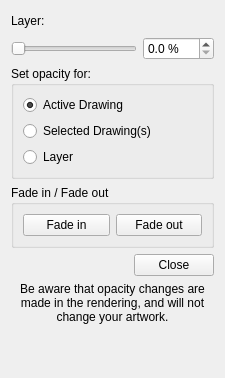
<?xml version="1.0" encoding="UTF-8"?>
<ui version="4.0">
 <class>LayerOpacityDialog</class>
 <widget class="QDialog" name="LayerOpacityDialog">
  <property name="geometry">
   <rect>
    <x>0</x>
    <y>0</y>
    <width>225</width>
    <height>378</height>
   </rect>
  </property>
  <property name="windowTitle">
   <string>Layer / Drawing Opacity</string>
  </property>
  <layout class="QVBoxLayout" name="verticalLayout_2">
   <item>
    <layout class="QHBoxLayout" name="horizontalLayout_4">
     <item>
      <widget class="QLabel" name="labLayerInfo">
       <property name="text">
        <string>Layer: </string>
       </property>
      </widget>
     </item>
     <item>
      <spacer name="horizontalSpacer_3">
       <property name="orientation">
        <enum>Qt::Horizontal</enum>
       </property>
       <property name="sizeHint" stdset="0">
        <size>
         <width>40</width>
         <height>20</height>
        </size>
       </property>
      </spacer>
     </item>
    </layout>
   </item>
   <item>
    <layout class="QHBoxLayout" name="hLayoutSlider">
     <item>
      <widget class="QSlider" name="chooseOpacitySlider">
       <property name="toolTip">
        <string>% transparency</string>
       </property>
       <property name="minimum">
        <number>0</number>
       </property>
       <property name="maximum">
        <number>500</number>
       </property>
       <property name="value">
        <number>0</number>
       </property>
       <property name="orientation">
        <enum>Qt::Horizontal</enum>
       </property>
      </widget>
     </item>
     <item>
      <widget class="QDoubleSpinBox" name="chooseOpacitySpinBox">
       <property name="toolTip">
        <string>% transparency</string>
       </property>
       <property name="suffix">
        <string> %</string>
       </property>
       <property name="decimals">
        <number>1</number>
       </property>
       <property name="singleStep">
        <double>0.200000000000000</double>
       </property>
      </widget>
     </item>
    </layout>
   </item>
   <item>
    <widget class="QGroupBox" name="groupBoxOpacity">
     <property name="title">
      <string>Set opacity for:</string>
     </property>
     <layout class="QVBoxLayout" name="verticalLayout">
      <item>
       <widget class="QRadioButton" name="rbActiveKeyframe">
        <property name="text">
         <string>Active Drawing</string>
        </property>
        <property name="checked">
         <bool>true</bool>
        </property>
       </widget>
      </item>
      <item>
       <widget class="QRadioButton" name="rbSelectedKeyframes">
        <property name="text">
         <string>Selected Drawing(s)</string>
        </property>
       </widget>
      </item>
      <item>
       <widget class="QRadioButton" name="rbActiveLayer">
        <property name="text">
         <string>Layer</string>
        </property>
       </widget>
      </item>
     </layout>
    </widget>
   </item>
   <item>
    <widget class="QGroupBox" name="groupBoxFade">
     <property name="title">
      <string>Fade in / Fade out</string>
     </property>
     <layout class="QHBoxLayout" name="horizontalLayout_3">
      <item>
       <widget class="QPushButton" name="btnFadeIn">
        <property name="toolTip">
         <string>Fade in over selected Drawings</string>
        </property>
        <property name="text">
         <string>Fade in</string>
        </property>
        <property name="autoDefault">
         <bool>false</bool>
        </property>
       </widget>
      </item>
      <item>
       <widget class="QPushButton" name="btnFadeOut">
        <property name="toolTip">
         <string>Fade out over selected Drawings</string>
        </property>
        <property name="text">
         <string>Fade out</string>
        </property>
        <property name="autoDefault">
         <bool>false</bool>
        </property>
       </widget>
      </item>
     </layout>
    </widget>
   </item>
   <item>
    <layout class="QHBoxLayout" name="hLayoutBtnClose">
     <item>
      <spacer name="horizontalSpacer">
       <property name="orientation">
        <enum>Qt::Horizontal</enum>
       </property>
       <property name="sizeHint" stdset="0">
        <size>
         <width>40</width>
         <height>20</height>
        </size>
       </property>
      </spacer>
     </item>
     <item>
      <widget class="QPushButton" name="btnClose">
       <property name="text">
        <string>Close</string>
       </property>
       <property name="autoDefault">
        <bool>false</bool>
       </property>
      </widget>
     </item>
    </layout>
   </item>
   <item>
    <widget class="QLabel" name="labInfo">
     <property name="text">
      <string>Be aware that opacity changes are made in the rendering, and will not change your artwork.</string>
     </property>
     <property name="alignment">
      <set>Qt::AlignCenter</set>
     </property>
     <property name="wordWrap">
      <bool>true</bool>
     </property>
    </widget>
   </item>
   <item>
    <spacer name="verticalSpacer">
     <property name="orientation">
      <enum>Qt::Vertical</enum>
     </property>
     <property name="sizeHint" stdset="0">
      <size>
       <width>20</width>
       <height>60</height>
      </size>
     </property>
    </spacer>
   </item>
  </layout>
 </widget>
 <resources/>
 <connections/>
</ui>
